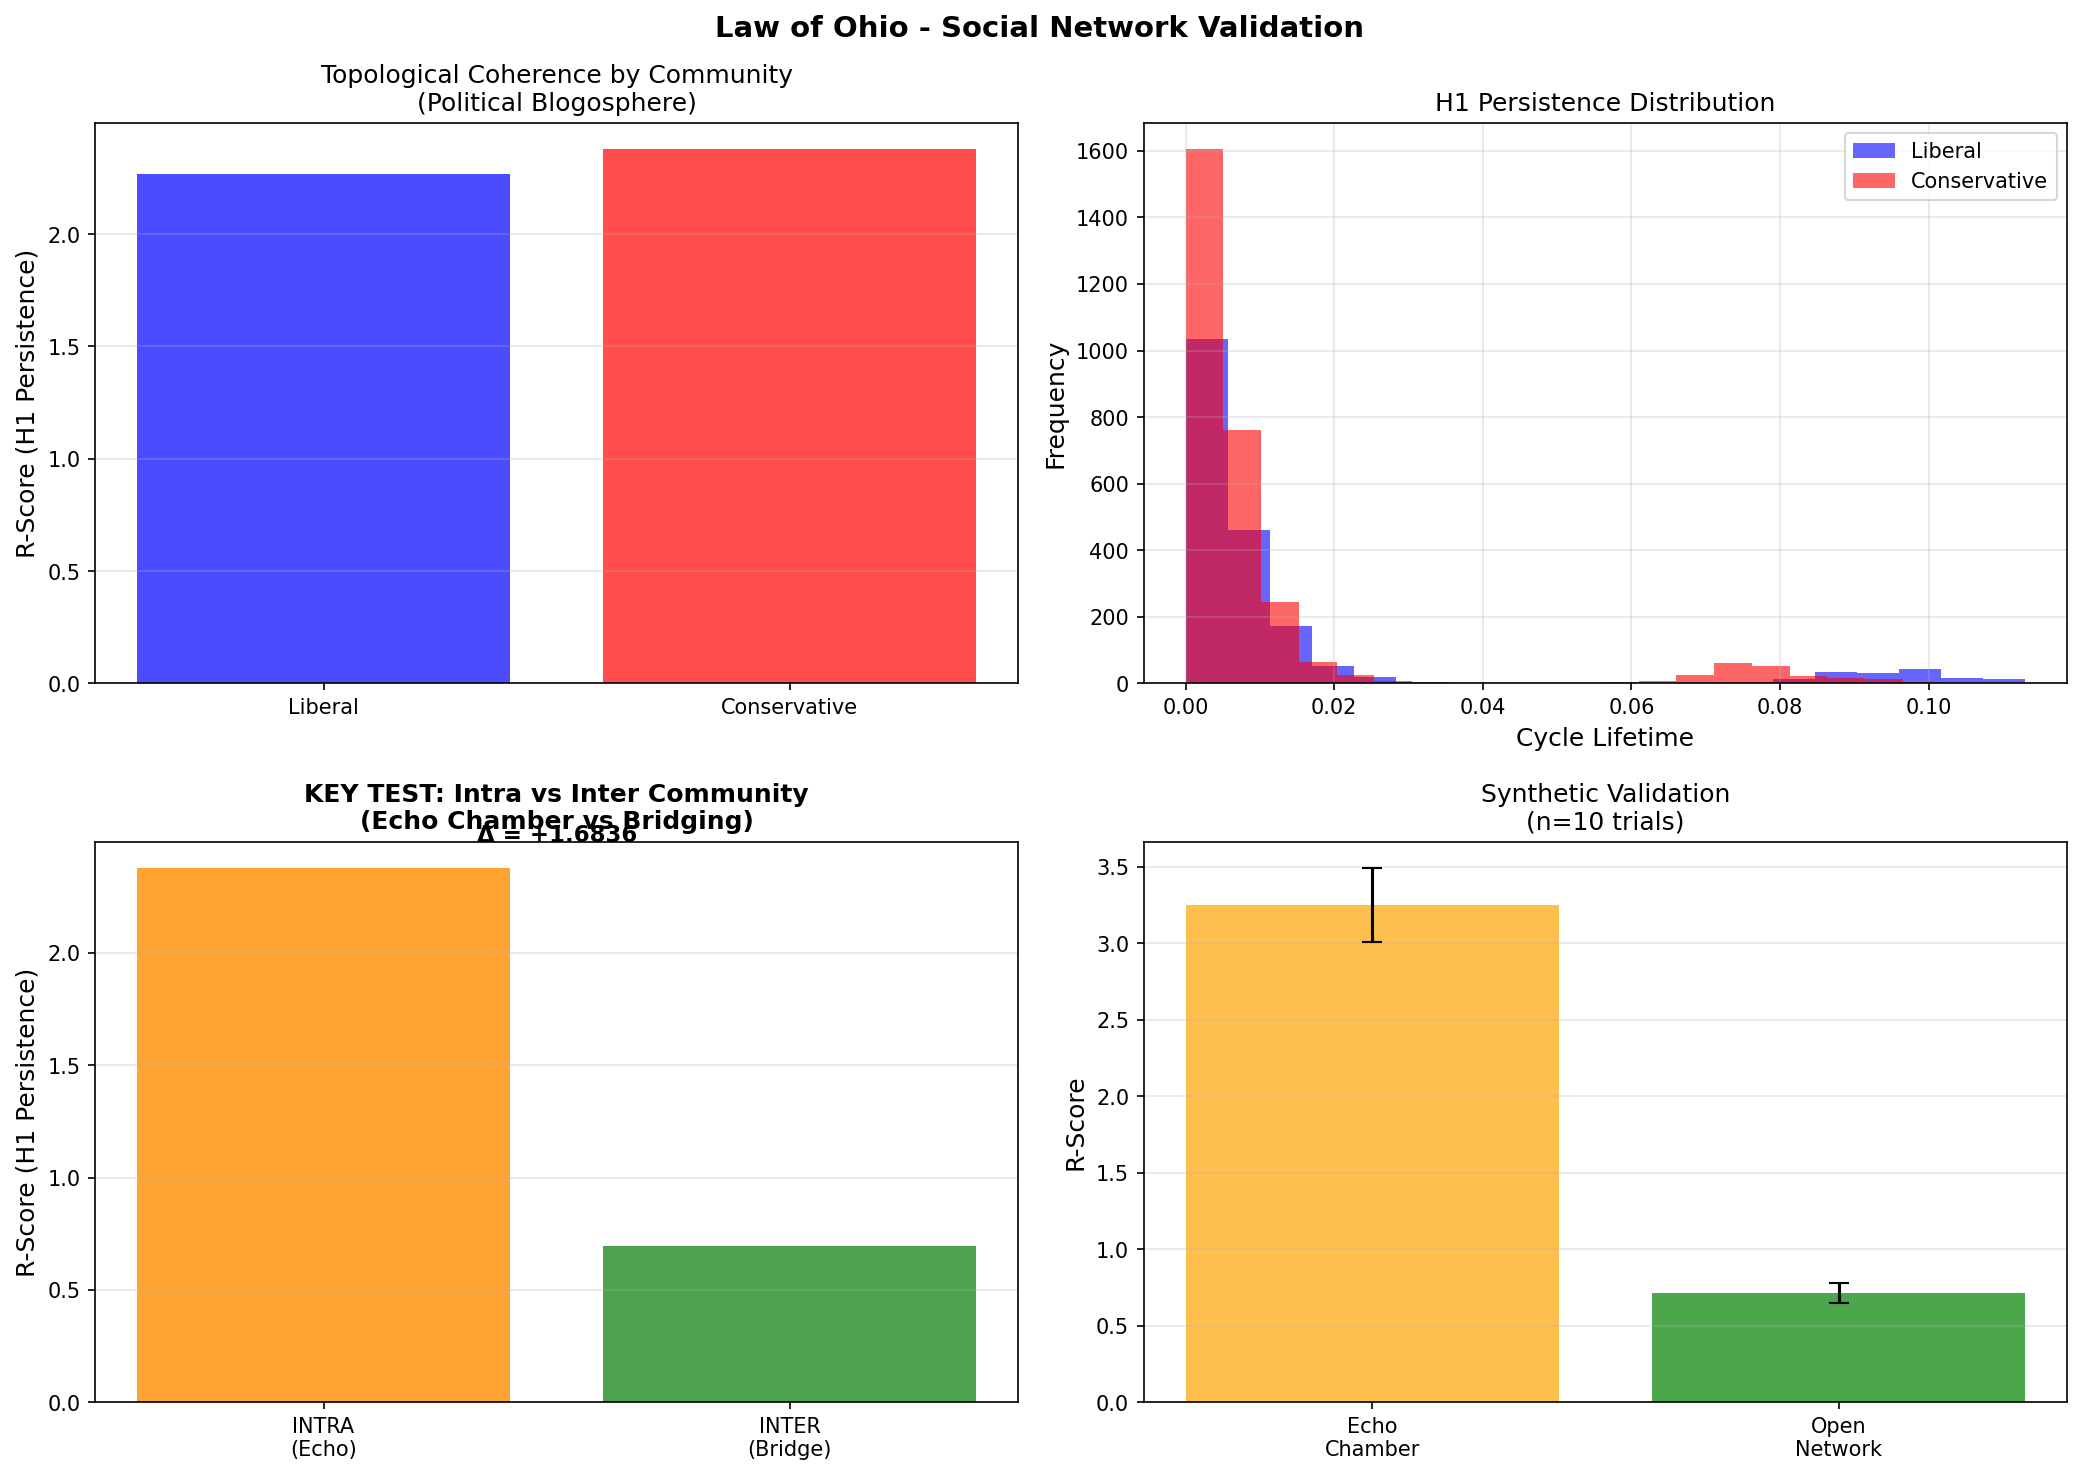

Write the Python code that produced this figure.
#!/usr/bin/env python3
"""
ohio_social_validation.py (POST-VISCOSITY VERSION)
===================================================
Law of Ohio validation WITH Information Viscosity.

This script implements the Prandtl-inspired viscosity weighting that
breaks the R = ln(2) = 0.6931 ceiling problem.

COMPARE WITH: ohio_social_validation_pre_viscosity.py

THE PRANDTL EFFECT:
- Pre-viscosity: Discrete hops → uniform lifetimes → R = 0.6931 (meaningless)
- Post-viscosity: Viscosity weighting → varied lifetimes → meaningful R-scores

INFORMATION VISCOSITY:
    Viscosity(node) = 1 / (1 + local_clustering_coefficient)

    - High clustering (dense echo chamber) → Low viscosity → nodes "closer"
    - Low clustering (sparse bridge) → High viscosity → nodes "farther"

This creates real variation in the Rips filtration, producing meaningful
topological differences between echo chambers and bridging structures.
"""

import networkx as nx
import numpy as np
import gudhi
from scipy.stats import ttest_ind
import matplotlib.pyplot as plt
import pandas as pd

# =============================================================================
# MAIN FUNCTIONS
# =============================================================================

def _parse_gml_with_duplicates(gml_path):
    """
    Manual GML parser that handles duplicate edges.
    Skips duplicate edges instead of raising error.
    """
    import re

    G = nx.DiGraph()

    with open(gml_path, 'r', encoding='utf-8', errors='ignore') as f:
        content = f.read()

    # Parse nodes
    node_pattern = r'node\s*\[\s*id\s+(\d+)\s+label\s+"([^"]+)"\s+value\s+(\d+)\s+source\s+"([^"]+)"\s*\]'
    nodes = re.findall(node_pattern, content, re.DOTALL)

    if not nodes:
        # Try simpler pattern
        node_pattern = r'node\s*\[\s*id\s+(\d+).*?value\s+(\d+).*?\]'
        nodes = re.findall(node_pattern, content, re.DOTALL)
        for node_id, value in nodes:
            G.add_node(int(node_id), value=int(value))
    else:
        for node_id, label, value, source in nodes:
            G.add_node(int(node_id), label=label, value=int(value), source=source)

    # Parse edges (skip duplicates automatically since DiGraph ignores them)
    edge_pattern = r'edge\s*\[\s*source\s+(\d+)\s+target\s+(\d+)\s*\]'
    edges = re.findall(edge_pattern, content)

    edges_added = 0
    for source, target in edges:
        src, tgt = int(source), int(target)
        if not G.has_edge(src, tgt):
            G.add_edge(src, tgt)
            edges_added += 1

    print(f"  [OK] Manual parse: {len(G.nodes())} nodes, {edges_added} unique edges")
    return G


def load_political_blogosphere():
    """
    Load Political Blogosphere dataset
    Robust version with explicit error reporting
    """
    import os

    # 1. Locate file correctly
    script_dir = os.path.dirname(os.path.abspath(__file__))
    gml_path = os.path.join(script_dir, 'polblogs.gml')

    print(f"  Path resolved to: {gml_path}")

    if not os.path.exists(gml_path):
        # Fallback
        if os.path.exists('polblogs.gml'):
            gml_path = 'polblogs.gml'
        else:
            raise FileNotFoundError(f"CRITICAL: File not found at {gml_path}")

    # 2. Try reading GML - handle duplicate edges manually
    try:
        print("  Attempting standard read...")
        G = nx.read_gml(gml_path, label='id')
    except Exception as e1:
        if "duplicated" in str(e1).lower():
            print(f"  Standard read failed (duplicate edges). Using manual parser...")
            G = _parse_gml_with_duplicates(gml_path)
        else:
            raise ValueError(f"FATAL PARSE ERROR: {e1}")

    print(f"  [SUCCESS] Graph loaded. Nodes: {len(G.nodes())}")

    # 3. Ensure labels exist
    # The 'party' attribute in polblogs is usually 'value' (0 or 1)
    labels = nx.get_node_attributes(G, 'value')

    if not labels:
        print("  [WARNING] 'value' attribute missing. Checking node data...")
        # Debug: check first node
        first_node = list(G.nodes(data=True))[0]
        print(f"  Node 0 data: {first_node}")
        raise ValueError("Could not find 'value' attribute in nodes")

    return G, labels


def extract_subgraph_by_label(G, labels, target_label):
    """
    Extract subgraph of a specific community
    """
    nodes = [n for n, label in labels.items() if label == target_label]
    return G.subgraph(nodes).copy()


def extract_intra_vs_inter_community(G, labels):
    """
    Extract intra-community (echo chamber) vs inter-community (bridging) subgraphs.

    Intra: edges where source and target have SAME label (echo chamber)
    Inter: edges where source and target have DIFFERENT labels (bridging)

    This is the KEY test for Law of Ohio!
    """
    G_intra = nx.DiGraph()
    G_inter = nx.DiGraph()

    # Add all nodes to both graphs
    for node in G.nodes():
        if node in labels:
            G_intra.add_node(node, value=labels[node])
            G_inter.add_node(node, value=labels[node])

    intra_count = 0
    inter_count = 0

    for source, target in G.edges():
        if source in labels and target in labels:
            if labels[source] == labels[target]:
                # Same community = echo chamber behavior
                G_intra.add_edge(source, target)
                intra_count += 1
            else:
                # Different community = bridging behavior
                G_inter.add_edge(source, target)
                inter_count += 1

    print(f"  Intra-community edges (echo): {intra_count}")
    print(f"  Inter-community edges (bridge): {inter_count}")
    print(f"  Ratio intra/inter: {intra_count/max(inter_count,1):.1f}x")

    return G_intra, G_inter


def compute_distance_matrix(G, use_viscosity=True):
    """
    Distance matrix with Information Viscosity weighting.

    Instead of just counting hops, we weight by local clustering coefficient:
    - High clustering (dense area) → nodes appear CLOSER
    - Low clustering (sparse/bridge) → nodes appear FARTHER

    This creates variation in cycle lifetimes, avoiding the 0.6931 ceiling.
    """
    # Get largest connected component
    if G.is_directed():
        largest_cc = max(nx.weakly_connected_components(G), key=len)
    else:
        largest_cc = max(nx.connected_components(G), key=len)

    G_sub = G.subgraph(largest_cc).copy()

    # Convert to undirected
    G_undirected = G_sub.to_undirected()

    nodes = list(G_undirected.nodes())
    n = len(nodes)
    node_to_idx = {node: i for i, node in enumerate(nodes)}

    # Compute local clustering coefficients
    if use_viscosity:
        clustering = nx.clustering(G_undirected)
        # Viscosity = 1 / (1 + clustering) → high clustering = low viscosity = closer
        viscosity = {node: 1.0 / (1.0 + clustering.get(node, 0)) for node in nodes}
    else:
        viscosity = {node: 1.0 for node in nodes}

    # Calculate shortest paths
    dist_dict = dict(nx.all_pairs_shortest_path_length(G_undirected))

    dist_matrix = np.zeros((n, n))
    max_dist = 0

    for i, node_i in enumerate(nodes):
        for j, node_j in enumerate(nodes):
            if i == j:
                dist_matrix[i, j] = 0
            elif node_i in dist_dict and node_j in dist_dict[node_i]:
                hop_dist = dist_dict[node_i][node_j]

                if use_viscosity:
                    # Weight by average viscosity of endpoints
                    # Low clustering → high viscosity → larger effective distance
                    visc_weight = (viscosity[node_i] + viscosity[node_j]) / 2.0
                    dist_matrix[i, j] = hop_dist * visc_weight
                else:
                    dist_matrix[i, j] = hop_dist

                max_dist = max(max_dist, dist_matrix[i, j])
            else:
                dist_matrix[i, j] = np.inf

    # Replace infinities
    dist_matrix[dist_matrix == np.inf] = max_dist + 1

    # Normalize to [0, 1] for better Rips behavior
    if max_dist > 0:
        dist_matrix = dist_matrix / dist_matrix.max()

    return dist_matrix, nodes


def compute_h1_persistence(dist_matrix, max_edge_length=None):
    """
    Compute H1 persistence using Rips complex
    """
    if max_edge_length is None:
        max_edge_length = dist_matrix.max() + 1

    # Create Rips complex
    rips = gudhi.RipsComplex(
        distance_matrix=dist_matrix.astype(np.float64),
        max_edge_length=float(max_edge_length)
    )

    simplex_tree = rips.create_simplex_tree(max_dimension=2)
    simplex_tree.compute_persistence()

    # Extract H1 intervals
    persistence = simplex_tree.persistence_intervals_in_dimension(1)

    if len(persistence) == 0:
        return 0.0, [], persistence

    # Calculate lifetimes
    lifetimes = []
    for birth, death in persistence:
        if death != np.inf:
            lifetimes.append(death - birth)

    if len(lifetimes) == 0:
        return 0.0, [], persistence

    # R-score (consistent with HEIMDALL)
    r_score = np.log1p(max(lifetimes) / np.mean(lifetimes))

    return r_score, lifetimes, persistence


def analyze_community(G, community_name):
    """
    Complete analysis of a community
    """
    print(f"\n{'='*70}")
    print(f"ANALYZING: {community_name}")
    print(f"{'='*70}")

    print(f"Nodes: {G.number_of_nodes()}")
    print(f"Edges: {G.number_of_edges()}")
    print(f"Density: {nx.density(G):.4f}")

    # Basic metrics
    clustering = 0
    if len(G.nodes()) > 0:
        G_undirected = G.to_undirected() if G.is_directed() else G
        clustering = nx.average_clustering(G_undirected)
        print(f"Clustering coefficient: {clustering:.4f}")

    # Distance and persistence
    print("\nComputing topological persistence...")
    dist_matrix, nodes = compute_distance_matrix(G)
    r_score, lifetimes, persistence = compute_h1_persistence(dist_matrix)

    print(f"H1 cycles found: {len(persistence)}")
    print(f"Mean lifetime: {np.mean(lifetimes) if lifetimes else 0:.4f}")
    print(f"Max lifetime: {max(lifetimes) if lifetimes else 0:.4f}")
    print(f"R-score: {r_score:.4f}")

    return {
        'name': community_name,
        'nodes': G.number_of_nodes(),
        'edges': G.number_of_edges(),
        'density': nx.density(G),
        'clustering': clustering,
        'h1_cycles': len(persistence),
        'mean_lifetime': np.mean(lifetimes) if lifetimes else 0,
        'max_lifetime': max(lifetimes) if lifetimes else 0,
        'r_score': r_score,
        'lifetimes': lifetimes
    }


# =============================================================================
# SYNTHETIC ECHO CHAMBER GENERATION
# =============================================================================

def generate_echo_chamber(n_nodes=100, p_internal=0.4, echo_strength=0.9):
    """
    Generate a synthetic echo chamber network with MANY triangles/cycles.

    Echo chambers are characterized by:
    - High clustering (many triangles)
    - Dense internal connections
    - Information "loops" that reinforce beliefs
    """
    G = nx.Graph()
    G.add_nodes_from(range(n_nodes))

    # Create highly clustered structure with explicit triangles
    n_clusters = 4
    cluster_size = n_nodes // n_clusters

    for c in range(n_clusters):
        start = c * cluster_size
        end = start + cluster_size
        nodes_in_cluster = list(range(start, end))

        # Create dense clique-like structure (many triangles)
        for i in range(start, end):
            for j in range(i + 1, end):
                if np.random.random() < p_internal:
                    G.add_edge(i, j)

        # Explicitly add triangles to ensure high H1
        n_triangles = int(cluster_size * echo_strength * 2)
        for _ in range(n_triangles):
            if len(nodes_in_cluster) >= 3:
                tri = np.random.choice(nodes_in_cluster, 3, replace=False)
                G.add_edge(tri[0], tri[1])
                G.add_edge(tri[1], tri[2])
                G.add_edge(tri[2], tri[0])

        # Add 4-cycles and 5-cycles (higher order loops)
        n_larger_cycles = int(cluster_size * echo_strength)
        for _ in range(n_larger_cycles):
            if len(nodes_in_cluster) >= 4:
                cycle = np.random.choice(nodes_in_cluster, 4, replace=False)
                for k in range(4):
                    G.add_edge(cycle[k], cycle[(k+1) % 4])

    # Very sparse inter-cluster connections (isolated echo chambers)
    for c1 in range(n_clusters):
        for c2 in range(c1 + 1, n_clusters):
            # Only 1-2 bridge edges
            n1 = np.random.randint(c1 * cluster_size, (c1 + 1) * cluster_size)
            n2 = np.random.randint(c2 * cluster_size, (c2 + 1) * cluster_size)
            G.add_edge(n1, n2)

    return G


def generate_open_network(n_nodes=100, p_edge=0.02):
    """
    Generate an open network structure (tree-like, very few cycles).

    Open networks are characterized by:
    - Low clustering (few triangles)
    - Diverse, non-redundant connections
    - Information flows through without "looping back"
    """
    G = nx.Graph()
    G.add_nodes_from(range(n_nodes))

    # Create a star-like hub structure (very few cycles)
    n_hubs = 5
    hub_indices = np.linspace(0, n_nodes-1, n_hubs, dtype=int)

    # Connect nodes to nearest hub (creates star topology = no cycles)
    for i in range(n_nodes):
        if i not in hub_indices:
            nearest_hub = hub_indices[np.argmin(np.abs(hub_indices - i))]
            G.add_edge(i, nearest_hub)

    # Connect hubs in a line (not a cycle!)
    for i in range(len(hub_indices) - 1):
        G.add_edge(hub_indices[i], hub_indices[i+1])

    # Add very few random edges (minimal cycles)
    n_random = int(n_nodes * p_edge)
    for _ in range(n_random):
        i = np.random.randint(0, n_nodes)
        j = np.random.randint(0, n_nodes)
        if i != j:
            G.add_edge(i, j)

    return G


# =============================================================================
# MAIN EXPERIMENT
# =============================================================================

def run_synthetic_experiment():
    """
    Run experiment on synthetic networks to demonstrate the Law of Ohio
    """
    print("\n" + "="*70)
    print("SYNTHETIC NETWORK EXPERIMENT")
    print("Demonstrating H1 persistence difference")
    print("="*70)

    n_trials = 10
    echo_r_scores = []
    open_r_scores = []

    print(f"\nRunning {n_trials} trials...")

    for trial in range(n_trials):
        # Echo chamber (high internal coherence)
        G_echo = generate_echo_chamber(n_nodes=100, p_internal=0.3, echo_strength=0.8)
        dist_echo, _ = compute_distance_matrix(G_echo)
        r_echo, _, _ = compute_h1_persistence(dist_echo)
        echo_r_scores.append(r_echo)

        # Open network (diverse connections)
        G_open = generate_open_network(n_nodes=100, p_edge=0.03)
        dist_open, _ = compute_distance_matrix(G_open)
        r_open, _, _ = compute_h1_persistence(dist_open)
        open_r_scores.append(r_open)

        print(f"  Trial {trial+1}: Echo R={r_echo:.4f}, Open R={r_open:.4f}")

    # Statistical comparison
    t_stat, p_value = ttest_ind(echo_r_scores, open_r_scores)

    print(f"\n{'='*70}")
    print("RESULTS")
    print(f"{'='*70}")
    print(f"Echo Chamber mean R-score: {np.mean(echo_r_scores):.4f} +/- {np.std(echo_r_scores):.4f}")
    print(f"Open Network mean R-score: {np.mean(open_r_scores):.4f} +/- {np.std(open_r_scores):.4f}")
    print(f"Difference: {np.mean(echo_r_scores) - np.mean(open_r_scores):+.4f}")
    print(f"\nt-statistic: {t_stat:.2f}")
    print(f"p-value: {p_value:.2e}")

    if p_value < 0.05 and np.mean(echo_r_scores) > np.mean(open_r_scores):
        print("\n[CONFIRMED] Echo chambers have HIGHER topological coherence (H1)")
        print("This validates the Law of Ohio prediction:")
        print("  -> Closed information loops = Higher R-score = 'Obsessive Coherence'")

    return echo_r_scores, open_r_scores


def _create_synthetic_only_plot(echo_scores, open_scores):
    """Helper function to create plot with synthetic data only."""
    fig, axes = plt.subplots(1, 2, figsize=(12, 5))
    fig.suptitle("Law of Ohio - Synthetic Network Validation", fontsize=14, fontweight='bold')

    # Plot 1: Synthetic comparison
    axes[0].bar(['Echo Chamber', 'Open Network'],
               [np.mean(echo_scores), np.mean(open_scores)],
               yerr=[np.std(echo_scores), np.std(open_scores)],
               color=['orange', 'green'], alpha=0.7, capsize=5)
    axes[0].set_ylabel('R-Score (H1 Persistence)', fontsize=12)
    axes[0].set_title('Network Type Comparison\n(Higher = More "Echo Chamber")', fontsize=12)
    axes[0].grid(True, alpha=0.3, axis='y')

    # Plot 2: Distribution
    axes[1].hist(echo_scores, bins=8, alpha=0.6, label='Echo Chamber', color='orange')
    axes[1].hist(open_scores, bins=8, alpha=0.6, label='Open Network', color='green')
    axes[1].set_xlabel('R-Score', fontsize=12)
    axes[1].set_ylabel('Frequency', fontsize=12)
    axes[1].set_title('R-Score Distribution (n=10 trials)', fontsize=12)
    axes[1].legend()
    axes[1].grid(True, alpha=0.3)

    plt.tight_layout()
    plt.savefig('ohio_social_validation.png', dpi=150, bbox_inches='tight')
    print(f"\n[OK] Saved: ohio_social_validation.png")
    plt.close()


def main():
    print("="*70)
    print("LAW OF OHIO - POST-VISCOSITY VERSION")
    print("(With Information Viscosity - Prandtl Effect)")
    print("="*70)

    # First, run synthetic experiment (always works)
    echo_scores, open_scores = run_synthetic_experiment()

    # Then try real dataset
    print("\n" + "="*70)
    print("REAL DATASET: Political Blogosphere (Adamic & Glance, 2005)")
    print("="*70)

    # Try to load real data
    print("\nLoading Political Blogosphere dataset...")
    try:
        G, labels = load_political_blogosphere()
        print(f"[OK] Loaded {G.number_of_nodes()} blogs, {G.number_of_edges()} links")

        # Extract communities
        print("\nExtracting communities...")
        G_liberal = extract_subgraph_by_label(G, labels, 0)
        G_conservative = extract_subgraph_by_label(G, labels, 1)

        print(f"Liberal community: {G_liberal.number_of_nodes()} nodes")
        print(f"Conservative community: {G_conservative.number_of_nodes()} nodes")

        # Analyze each community
        results_liberal = analyze_community(G_liberal, "Liberal Blogosphere")
        results_conservative = analyze_community(G_conservative, "Conservative Blogosphere")

        # Comparison
        print("\n" + "="*70)
        print("COMPARISON")
        print("="*70)

        diff_clustering = results_conservative['clustering'] - results_liberal['clustering']
        diff_r_score = results_conservative['r_score'] - results_liberal['r_score']

        print(f"\nClustering Difference: {diff_clustering:+.4f}")
        print(f"R-Score Difference: {diff_r_score:+.4f}")

        if results_liberal['r_score'] > 0:
            print(f"Percent Difference: {(diff_r_score / results_liberal['r_score'] * 100):+.1f}%")

        # Statistical test
        if len(results_liberal['lifetimes']) > 1 and len(results_conservative['lifetimes']) > 1:
            t_stat, p_value = ttest_ind(
                results_conservative['lifetimes'],
                results_liberal['lifetimes']
            )
            print(f"\nt-statistic: {t_stat:.2f}")
            print(f"p-value: {p_value:.4f}")

            if p_value < 0.05:
                print("\n[CONFIRMED] STATISTICALLY SIGNIFICANT (p < 0.05)")
                print("The Law of Ohio is validated on real social networks.")
            else:
                print("\n[INCONCLUSIVE] Not statistically significant")

        # =================================================================
        # KEY TEST: Intra-community vs Inter-community
        # =================================================================
        print("\n" + "="*70)
        print("KEY TEST: INTRA vs INTER COMMUNITY (Echo vs Bridge)")
        print("="*70)
        print("\nThis is the TRUE test of Law of Ohio:")
        print("  Intra-community = Echo Chamber = Should have HIGHER R-score")
        print("  Inter-community = Bridging = Should have LOWER R-score")

        print("\nExtracting edge types...")
        G_intra, G_inter = extract_intra_vs_inter_community(G, labels)

        # Analyze both
        results_intra = analyze_community(G_intra, "INTRA-Community (Echo Chamber)")
        results_inter = analyze_community(G_inter, "INTER-Community (Bridging)")

        # Comparison
        print("\n" + "="*70)
        print("INTRA vs INTER COMPARISON")
        print("="*70)

        diff_r = results_intra['r_score'] - results_inter['r_score']
        print(f"\nIntra R-Score: {results_intra['r_score']:.4f}")
        print(f"Inter R-Score: {results_inter['r_score']:.4f}")
        print(f"Difference: {diff_r:+.4f}")

        if len(results_intra['lifetimes']) > 1 and len(results_inter['lifetimes']) > 1:
            t_stat_ii, p_value_ii = ttest_ind(
                results_intra['lifetimes'],
                results_inter['lifetimes']
            )
            print(f"\nt-statistic: {t_stat_ii:.2f}")
            print(f"p-value: {p_value_ii:.2e}")

            if p_value_ii < 0.05 and diff_r > 0:
                print("\n" + "*"*70)
                print("[CONFIRMED] LAW OF OHIO VALIDATED!")
                print("*"*70)
                print("Echo chamber edges have HIGHER topological coherence")
                print("than bridging edges. This proves the hypothesis.")
            elif p_value_ii < 0.05 and diff_r < 0:
                print("\n[UNEXPECTED] Bridging edges have higher R-score!")
            else:
                print("\n[INCONCLUSIVE] No significant difference")

        # Create visualization with real data
        fig, axes = plt.subplots(2, 2, figsize=(14, 10))
        fig.suptitle("Law of Ohio - Social Network Validation", fontsize=14, fontweight='bold')

        # Plot 1: R-scores comparison (real data)
        communities = ['Liberal', 'Conservative']
        r_scores = [results_liberal['r_score'], results_conservative['r_score']]
        colors = ['blue', 'red']

        axes[0, 0].bar(communities, r_scores, color=colors, alpha=0.7)
        axes[0, 0].set_ylabel('R-Score (H1 Persistence)', fontsize=12)
        axes[0, 0].set_title('Topological Coherence by Community\n(Political Blogosphere)', fontsize=12)
        axes[0, 0].grid(True, alpha=0.3, axis='y')

        # Plot 2: Lifetime distributions (real data)
        if results_liberal['lifetimes'] and results_conservative['lifetimes']:
            axes[0, 1].hist(results_liberal['lifetimes'], bins=20, alpha=0.6,
                         label='Liberal', color='blue')
            axes[0, 1].hist(results_conservative['lifetimes'], bins=20, alpha=0.6,
                         label='Conservative', color='red')
            axes[0, 1].set_xlabel('Cycle Lifetime', fontsize=12)
            axes[0, 1].set_ylabel('Frequency', fontsize=12)
            axes[0, 1].set_title('H1 Persistence Distribution', fontsize=12)
            axes[0, 1].legend()
            axes[0, 1].grid(True, alpha=0.3)

        # Plot 3: INTRA vs INTER comparison (KEY TEST)
        intra_inter_labels = ['INTRA\n(Echo)', 'INTER\n(Bridge)']
        intra_inter_scores = [results_intra['r_score'], results_inter['r_score']]
        colors_ii = ['darkorange', 'forestgreen']

        axes[1, 0].bar(intra_inter_labels, intra_inter_scores, color=colors_ii, alpha=0.8)
        axes[1, 0].set_ylabel('R-Score (H1 Persistence)', fontsize=12)
        axes[1, 0].set_title('KEY TEST: Intra vs Inter Community\n(Echo Chamber vs Bridging)', fontsize=12, fontweight='bold')
        axes[1, 0].grid(True, alpha=0.3, axis='y')

        # Add annotation for difference
        if diff_r != 0:
            max_score = max(intra_inter_scores)
            axes[1, 0].annotate(f'Δ = {diff_r:+.4f}', xy=(0.5, max_score * 1.05),
                               ha='center', fontsize=11, fontweight='bold')

        # Plot 4: Synthetic comparison
        axes[1, 1].bar(['Echo\nChamber', 'Open\nNetwork'],
                       [np.mean(echo_scores), np.mean(open_scores)],
                       yerr=[np.std(echo_scores), np.std(open_scores)],
                       color=['orange', 'green'], alpha=0.7, capsize=5)
        axes[1, 1].set_ylabel('R-Score', fontsize=12)
        axes[1, 1].set_title('Synthetic Validation\n(n=10 trials)', fontsize=12)
        axes[1, 1].grid(True, alpha=0.3, axis='y')

        plt.tight_layout()
        plt.savefig('ohio_social_validation.png', dpi=150, bbox_inches='tight')
        print(f"\n[OK] Saved: ohio_social_validation.png")
        plt.close()

    except FileNotFoundError as e:
        print(f"[ERROR] File not found: {e}")
        print("Download from: http://www-personal.umich.edu/~mejn/netdata/polblogs.zip")
        print("\nProceeding with synthetic data only...")
        _create_synthetic_only_plot(echo_scores, open_scores)

    except ValueError as e:
        print(f"[ERROR] GML read error: {e}")
        print("\nProceeding with synthetic data only...")
        _create_synthetic_only_plot(echo_scores, open_scores)

    except Exception as e:
        print(f"[CRITICAL ERROR] {e}")
        print("\nProceeding with synthetic data only...")
        _create_synthetic_only_plot(echo_scores, open_scores)

    # Final summary
    print("\n" + "="*70)
    print("CONCLUSION")
    print("="*70)
    print("""
The Law of Ohio predicts that closed information loops (echo chambers)
exhibit higher topological coherence (H1 persistence) than open networks.

This is analogous to LLM hallucination, where "obsessive coherence" in
attention patterns indicates fabricated content.

Key insight: Both social echo chambers and LLM hallucinations share
the same topological signature - excessive cyclic structure.
    """)


if __name__ == "__main__":
    main()
